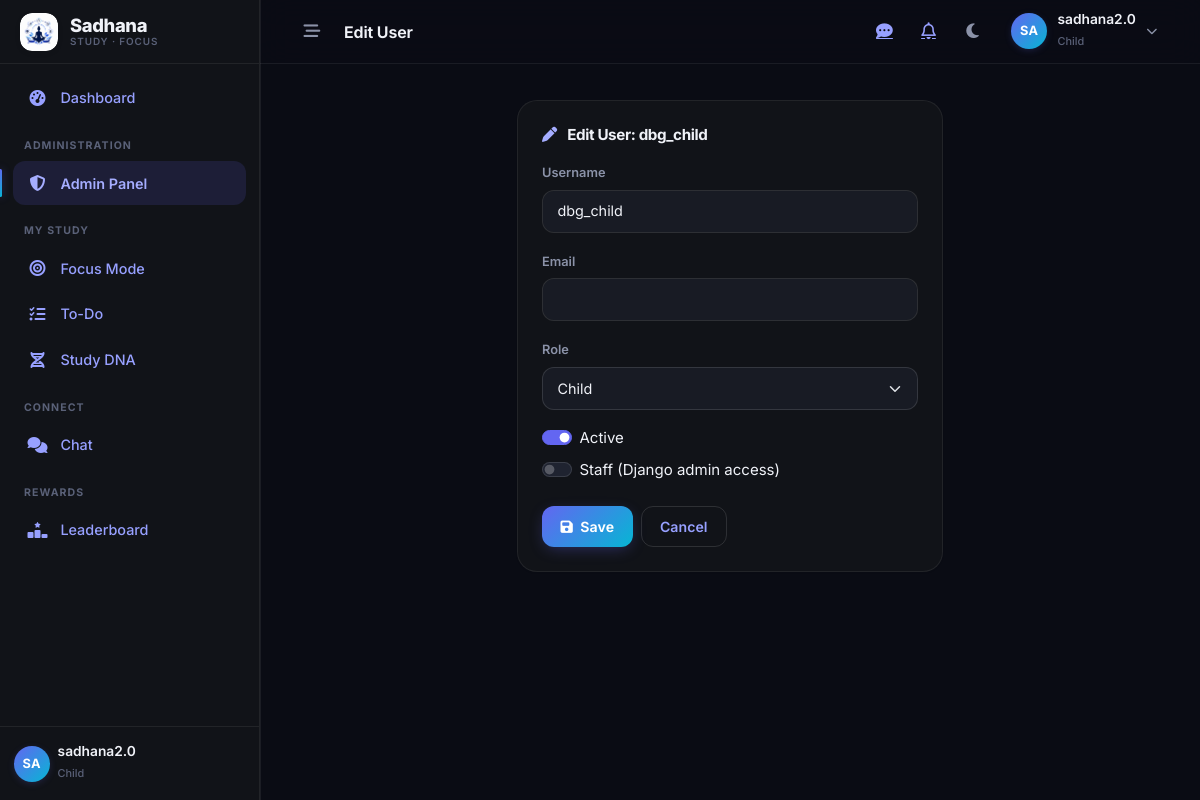
Page /admin-panel/users/53/edit/ (signed in) on the committed database.
### users/models.py (models this page shows, shortened)
class User(AbstractUser):
    ROLE_CHOICES = (
        ('PARENT', 'Parent'),
        ('CHILD', 'Child'),
        ('ADMIN', 'Admin'),
    )
    role = models.CharField(max_length=10, choices=ROLE_CHOICES, default='CHILD')
    child_id = models.CharField(max_length=20, unique=True, blank=True, null=True)

### admin_panel/views.py (the view, shortened to what this page needs)
# urls.py: path('users/<int:user_id>/edit/', views.edit_user, name='admin_edit_user'),
@user_passes_test(is_admin, login_url='login')
def edit_user(request, user_id):
    user_obj = get_object_or_404(User, id=user_id)
    return render(request, 'admin_panel/user_form.html', {'user_obj': user_obj})

### admin_panel/views.py (called while the page is built)
def is_admin(user):
    return user.is_authenticated and (user.is_staff or user.role == 'ADMIN')

### templates/admin_panel/user_form.html (shortened to what this page needs)
{% extends 'base.html' %}
{% block topbar_title %}Edit User{% endblock %}
{% block content %}
<div class="row justify-content-center">
    <div class="col-md-8 col-lg-6">
        <div class="card">
            <div class="card-body p-4">
                <h5 class="sd-card-title mb-3"><i class="fa-solid fa-pen"></i> Edit User: {{ user_obj.username }}</h5>
                <form method="post">
                    <div class="mb-3">
                        <label class="form-label">Username</label>
                        <input type="text" name="username" class="form-control" value="{{ user_obj.username }}" required>
                    </div>
                    <div class="mb-3">
                        <label class="form-label">Email</label>
                        <input type="email" name="email" class="form-control" value="{{ user_obj.email|default:'' }}">
                    </div>
                    <div class="mb-3">
                        <label class="form-label">Role</label>
                        <select name="role" class="form-select">
                            <option value="CHILD" {% if user_obj.role == 'CHILD' %}selected{% endif %}>Child</option>
                        </select>
                    </div>
                    <div class="form-check form-switch mb-2">
                        <input type="checkbox" name="is_active" class="form-check-input" role="switch" id="id_active" {% if user_obj.is_active %}checked{% endif %}>
                        <label class="form-check-label" for="id_active">Active</label>
                    </div>
                    <div class="form-check form-switch mb-4">
                        <input type="checkbox" name="is_staff" class="form-check-input" role="switch" id="id_staff" {% if user_obj.is_staff %}checked{% endif %}>
                        <label class="form-check-label" for="id_staff">Staff (Django admin access)</label>
                    </div>
                    <div class="d-flex gap-2">
                        <button type="submit" class="btn btn-gradient"><i class="fa-solid fa-floppy-disk me-1"></i> Save</button>
                        <a href="{% url 'admin_list_users' %}" class="btn btn-outline-secondary">Cancel</a>
                    </div>
                </form>
            </div>
        </div>
    </div>
</div>
{% endblock %}

### templates/base.html (shortened to what this page needs)
{% load static %}
<!DOCTYPE html>
<html lang="en" data-bs-theme="dark">
<head>
    <link href="https://cdn.jsdelivr.net/npm/bootstrap@5.3.2/dist/css/bootstrap.min.css" rel="stylesheet">
    <link rel="stylesheet" href="https://cdnjs.cloudflare.com/ajax/libs/font-awesome/6.4.2/css/all.min.css" />
    <link rel="stylesheet" href="/static/css/style.css?v=20260908">
</head>
<body class="{% if user.is_authenticated %}has-sidebar{% endif %} {% block body_class %}{% endblock %}">
    {% if user.is_authenticated %}
    <div class="sd-app">
        <aside class="sd-sidebar" id="sdSidebar" aria-label="Main navigation">
            <a class="sd-sidebar-brand" href="{% url 'home' %}" title="Sadhana">
                <span class="sd-brand-mark"><img src="{% static 'images/logo.jpeg' %}" alt="Sadhana logo"></span>
                <span class="sd-brand-name">Sadhana<small>Study &middot; Focus</small></span>
            </a>
            <nav class="sd-nav">
                <a class="sd-nav-link {% if request.resolver_match.url_name == 'dashboard_router' or request.resolver_match.url_name == 'parent_dashboard' or request.resolver_match.url_name == 'child_dashboard' %}active{% endif %}"
                   href="{% url 'dashboard_router' %}">
                    <i class="fa-solid fa-gauge-high"></i><span>Dashboard</span>
                </a>
                {% if user.is_staff or user.role == 'ADMIN' %}
                <div class="sd-nav-heading">Administration</div>
                <a class="sd-nav-link {% if request.resolver_match.url_name and 'admin' in request.resolver_match.url_name %}active{% endif %}"
                   href="{% url 'admin_dashboard' %}">
                    <i class="fa-solid fa-shield-halved"></i><span>Admin Panel</span>
                </a>
                {% endif %}
                {% if user.role == 'CHILD' %}
                <div class="sd-nav-heading">My Study</div>
                <a class="sd-nav-link {% if request.resolver_match.url_name and 'focus' in request.resolver_match.url_name %}active{% endif %}"
                   href="{% url 'focus_session' %}">
                    <i class="fa-solid fa-bullseye"></i><span>Focus Mode</span>
                </a>
                <a class="sd-nav-link {% if request.resolver_match.url_name == 'todo_dashboard' %}active{% endif %}"
                   href="{% url 'todo_dashboard' %}">
                    <i class="fa-solid fa-list-check"></i><span>To-Do</span>
                </a>
                <a class="sd-nav-link {% if request.resolver_match.url_name == 'studydna_dashboard' %}active{% endif %}"
                   href="{% url 'studydna_dashboard' %}">
                    <i class="fa-solid fa-dna"></i><span>Study DNA</span>
                </a>
                {% endif %}
                {% if user.role == 'PARENT' or user.role == 'CHILD' %}
                <div class="sd-nav-heading">Connect</div>
                <a class="sd-nav-link {% if request.resolver_match.url_name == 'chat_page' %}active{% endif %}"
                   href="{% url 'chat:chat_page' %}">
                    <i class="fa-solid fa-comments"></i><span>Chat</span>
                </a>
                {% endif %}
                {% if user.is_staff or user.role == 'ADMIN' or user.role == 'PARENT' or user.role == 'CHILD' %}
                <div class="sd-nav-heading">Rewards</div>
                <a class="sd-nav-link {% if request.resolver_match.url_name == 'reward_leaderboard' %}active{% endif %}"
                   href="{% url 'reward_leaderboard' %}">
                    <i class="fa-solid fa-ranking-star"></i><span>Leaderboard</span>
                </a>
                {% endif %}
            </nav>
            <div class="sd-nav-footer">
                <div class="d-flex align-items-center gap-2 sd-sidebar-footer-user">
                    <span class="sd-avatar">{{ user.username|slice:":2"|upper }}</span>
                    <span class="overflow-hidden">
                        <span class="sd-user-name d-block">{{ user.username }}</span>
                        <span class="sd-user-role">{{ user.role|lower }}</span>
                    </span>
                </div>
            </div>
        </aside>
        <div class="sd-main">
            <header class="sd-topbar">
                <button class="sd-icon-btn sd-desktop-only" id="sdCollapseToggle" type="button" aria-label="Collapse sidebar">
                    <i class="fa-solid fa-bars-staggered"></i>
                </button>
                <h1 class="sd-topbar-title">{% block topbar_title %}{% endblock %}</h1>
                <div class="ms-auto d-flex align-items-center gap-1">
                    {% if user.role == 'PARENT' or user.role == 'CHILD' %}
                    <a class="sd-icon-btn" href="{% url 'chat:chat_page' %}" aria-label="Chat messages">
                        <i class="fa-solid fa-comment-dots"></i>
                    </a>
                    {% endif %}
                    <a class="sd-icon-btn" href="{% url 'notification_list' %}" aria-label="Notifications">
                        <i class="fa-regular fa-bell"></i>
                    </a>
                    <button id="theme-toggle" class="sd-icon-btn" type="button" aria-label="Toggle color theme">
                        <i class="fa-solid fa-moon"></i>
                    </button>
                    <div class="dropdown ms-1">
                        <button class="sd-user-menu" type="button" data-bs-toggle="dropdown"
                                aria-expanded="false" aria-label="Account menu">
                            <span class="sd-avatar">{{ user.username|slice:":2"|upper }}</span>
                            <span class="d-none d-md-block">
                                <span class="sd-user-name d-block">{{ user.username }}</span>
                                <span class="sd-user-role">{{ user.role|lower }}</span>
                            </span>
                        </button>
                    </div>
                </div>
            </header>
            <main class="sd-content" id="sd-main-content">
    {% endif %}
        {% block content %}{% endblock %}
    </main>
    {% if user.is_authenticated %}
        </div>
    </div>
    {% endif %}
</body>
</html>

### rows in the picture
User: username "SA", username "sadhana2.0", role "Child"
User: username "dbg_child", role "Child", is_active "☑"
